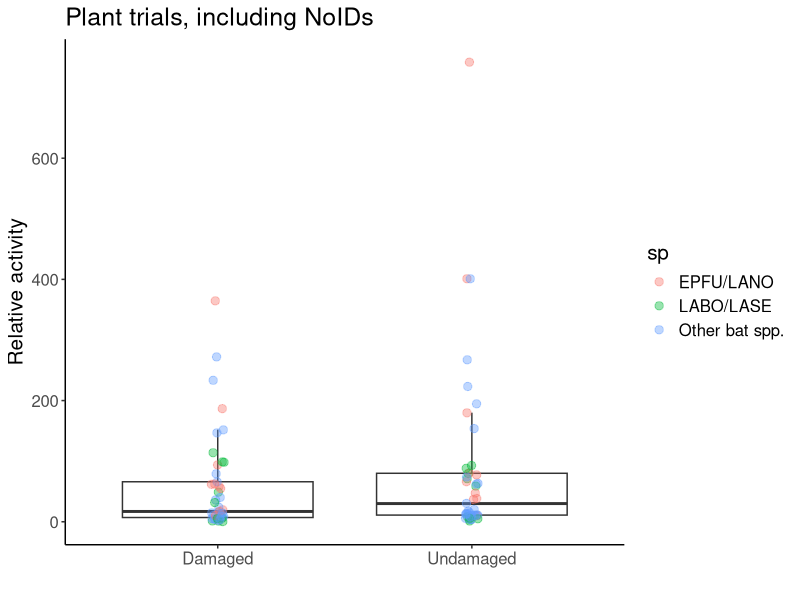
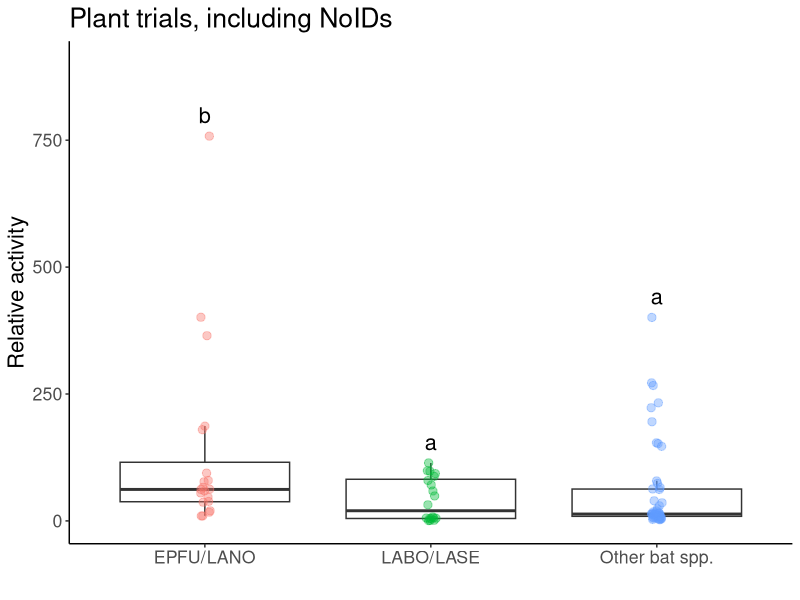
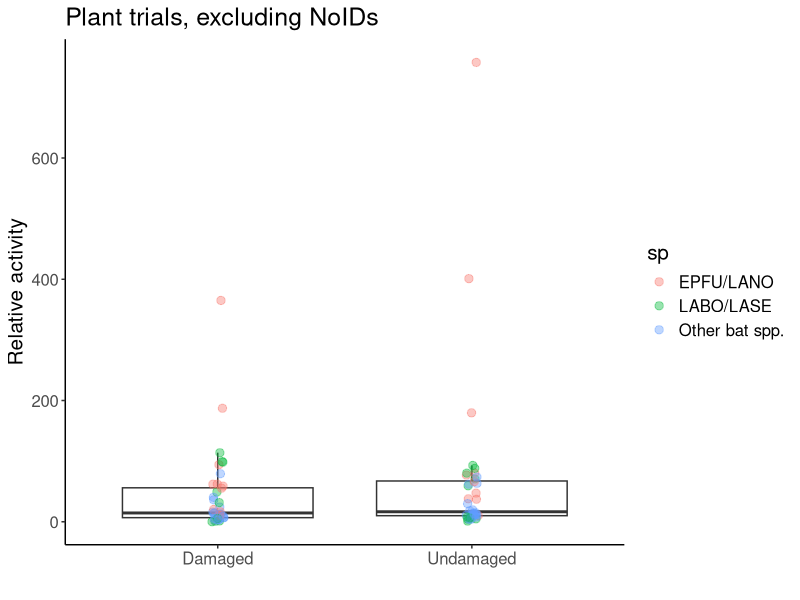
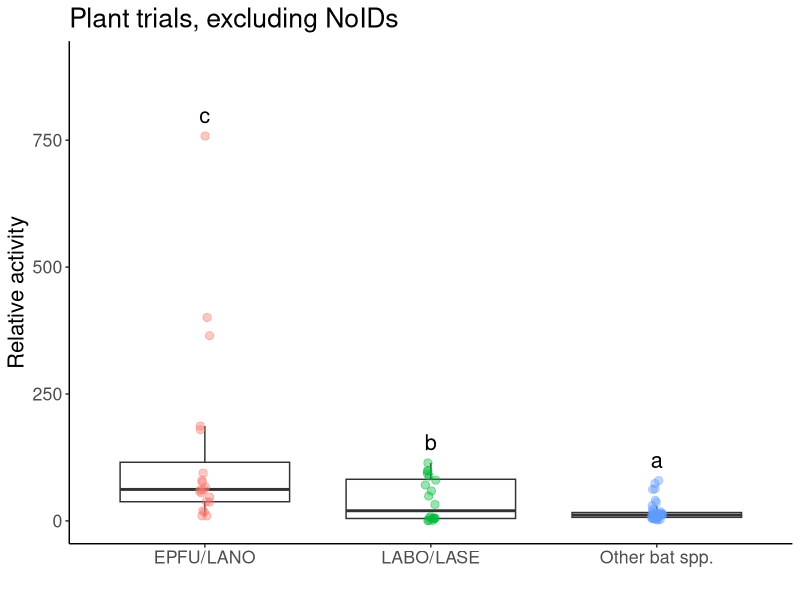
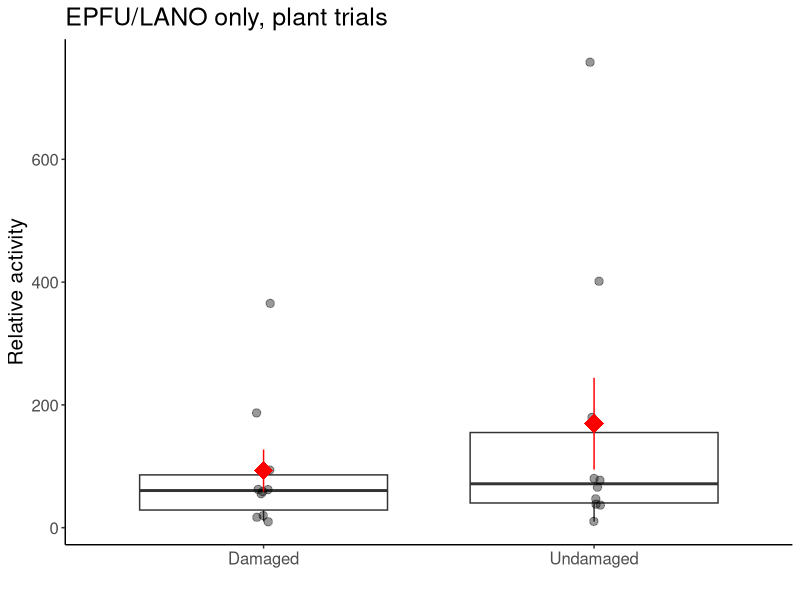

Recreate these plots in R, in order.
#Load libraries
library(ggplot2)
library(lme4)
library(viridis)
library(car)
library(emmeans)
library(multcomp)
library(dplyr)
library(plyr)
library(tidyr)

# Data import and cleaning ------------------------------------------------

#SUMMARY DATA----
plant <- read.csv(file="plant_sum_noTABR.csv",head=TRUE)

##Gathering data — compounds from col to rows
plant1<-plant %>% gather(sp, activity, EPTFUS:NOID)
plant1$sp<-as.factor(plant1$sp)
levels(plant1$sp)
plant1<-aggregate(activity ~ treatment + sp + trial, dat=plant1, FUN=sum)

##GROUPING SPP WITH SIMILAR CALLS----
{plant2<-plant1
plant2$sp=as.character(plant2$sp)
plant2$sp[plant2$sp=="EPTFUS"]="EPFU/LANO"
plant2$sp[plant2$sp=="LASNOC"]="EPFU/LANO"
plant2$sp[plant2$sp=="LASBOR"]="LABO/LASE"
plant2$sp[plant2$sp=="LASSEM"]="LABO/LASE"
plant2$sp[plant2$sp=="LASCIN"]="Other bat spp."
plant2$sp[plant2$sp=="MYOLUC"]="Other bat spp."
plant2$sp[plant2$sp=="PERSUB"]="Other bat spp."
plant2$sp[plant2$sp=="NOID"]="Other bat spp."
plant2$sp[plant2$sp=="NYCHUM"]="Other bat spp."
}

test1<-glmer(activity~treatment*sp+(1|trial), dat = plant2,family=poisson)
summary(test1)
shapiro.test(resid(test1))#non-normal, overdispersed

mod.p<-glmer.nb(activity~treatment*sp+(1|trial), dat = plant2)
Anova(mod.p)
#treatment p=0.22, sp p=0.01, interaxn p=0.76

#contrasts
p1<-emmeans(mod.p,pairwise~sp, type="response")
cld(p1$emmeans,  Letters ='abcde')
#LABO/LASE & Other a, EPFU/LANO b

plant2.tab <- ddply(plant2, c("sp"), summarise,
					   N    = length(activity),
					   mean = mean(activity),
					   sd   = sd(activity),
					   se   = sd / sqrt(N))
plant2.tab
#(EPFU/LANO-Other)/other
(131.25-56.72)/56.72
#1.31, EPFU/LANO were 131% more active than Other spp.

#(EPFU/LANO-LABO)/LABO
(131.25-41)/41
#2.2, EPFU/LANO were 220% more active than LABO/LASE


##REMOVING NO IDS----
plant3<-plant1[plant1$sp != "NOID", ]  

{plant4<-plant3
	plant4$sp=as.character(plant4$sp)
	plant4$sp[plant4$sp=="EPTFUS"]="EPFU/LANO"
	plant4$sp[plant4$sp=="LASNOC"]="EPFU/LANO"
	plant4$sp[plant4$sp=="LASBOR"]="LABO/LASE"
	plant4$sp[plant4$sp=="LASSEM"]="LABO/LASE"
	plant4$sp[plant4$sp=="LASCIN"]="Other bat spp."
	plant4$sp[plant4$sp=="MYOLUC"]="Other bat spp."
	plant4$sp[plant4$sp=="PERSUB"]="Other bat spp."
	plant4$sp[plant4$sp=="NYCHUM"]="Other bat spp."
}


test2<-glmer(activity~treatment*sp+(1|trial), dat = plant4,family=poisson)
summary(test2)
shapiro.test(resid(test2))#non-normal, overdispersed

mod.p2<-glmer.nb(activity~treatment*sp+(1|trial), dat = plant4)
Anova(mod.p2)
#treatment p=0.22, sp p<0.001, interaxn p=0.67

#contrasts
p2<-emmeans(mod.p2,pairwise~sp, type="response")
cld(p2$emmeans,  Letters ='abcde')
#Other spp. a, LABO/LASE b, EPFU/LANO c

plant4.tab <- ddply(plant4, c("sp"), summarise,
					N    = length(activity),
					mean = mean(activity),
					sd   = sd(activity),
					se   = sd / sqrt(N))
plant4.tab
#(EPFU/LANO-Other)/other
(131.25-18.15)/18.15
#6.23, EPFU/LANO were 623% more active than Other spp.

#(EPFU/LANO-LABO)/LABO
(131.25-41)/41
#2.2, EPFU/LANO were 220% more active than LABO/LASE


##ONLY EPFU/LABO----
brown <- plant2[which(plant2$sp== 'EPFU/LANO'),]

test3<-glmer(activity~treatment+(1|trial), dat = brown,family=poisson)
shapiro.test(resid(test3))#normal
summary(test3)

mod.brown<-glmer.nb(activity~treatment+(1|trial), dat = brown)
Anova(mod.brown)
#treatment p=0.20

#NOID GRAPH----
ggplot(data=plant2, aes(x=treatment, y=activity))+ 
	geom_boxplot(outlier.shape = NA)+
	geom_point(position=position_jitter(width = 0.025), alpha=0.4, size=2.5, aes(color=sp))+
	theme_classic()+
	labs(x=" ", y="Relative activity",
		 title = "Plant trials, including NoIDs")+
	theme(text = element_text(size=15), legend.title = )+
	scale_x_discrete(labels=c("Damaged", "Undamaged"))

ggplot(data=plant2, aes(x=sp, y=activity))+ 
	geom_boxplot(outlier.shape = NA)+
	geom_point(position=position_jitter(width = 0.025), alpha=0.4, size=2.5, aes(color=sp))+
	theme_classic()+
	labs(x=" ", y="Relative activity", title="Plant trials, including NoIDs")+
	theme(text = element_text(size=16), legend.position = "none")+
	stat_summary(geom = 'text', label = c("b","a","a"),
				 fun = max, vjust = -0.8, size=5.5)+
	scale_y_continuous(limits = c(0,900))

#NO NOID GRAPH----
ggplot(data=plant4, aes(x=treatment, y=activity))+ 
	geom_boxplot(outlier.shape = NA)+
	geom_point(position=position_jitter(width = 0.025), alpha=0.4, size=2.5, aes(color=sp))+
	theme_classic()+
	labs(x=" ", y="Relative activity",
		 title = "Plant trials, excluding NoIDs")+
	theme(text = element_text(size=15), legend.title = )+
	scale_x_discrete(labels=c("Damaged", "Undamaged"))

ggplot(data=plant4, aes(x=sp, y=activity))+ 
	geom_boxplot(outlier.shape = NA)+
	geom_point(position=position_jitter(width = 0.025), alpha=0.4, size=2.5, aes(color=sp))+
	theme_classic()+
	labs(x=" ", y="Relative activity", title="Plant trials, excluding NoIDs")+
	theme(text = element_text(size=16), legend.position = "none")+
	stat_summary(geom = 'text', label = c("c","b","a"),
				 fun = max, vjust = -0.8, size=5.5)+
	scale_y_continuous(limits = c(0,900))

#BIG BROWN GRAPH----
ggplot(data=brown, aes(x=treatment, y=activity))+ 
	geom_boxplot(outlier.shape = NA)+
	geom_point(position=position_jitter(width = 0.025), alpha=0.4, size=2.5)+
	stat_summary(fun.data = "mean_se", colour="red", size=1.5, shape="diamond")+
	theme_classic()+
	labs(x=" ", y="Relative activity",
		 title = "EPFU/LANO only, plant trials")+
	theme(text = element_text(size=15), legend.title = )+
	scale_color_viridis(discrete = T, option = "D")+
	scale_x_discrete(labels=c("Damaged", "Undamaged"))
